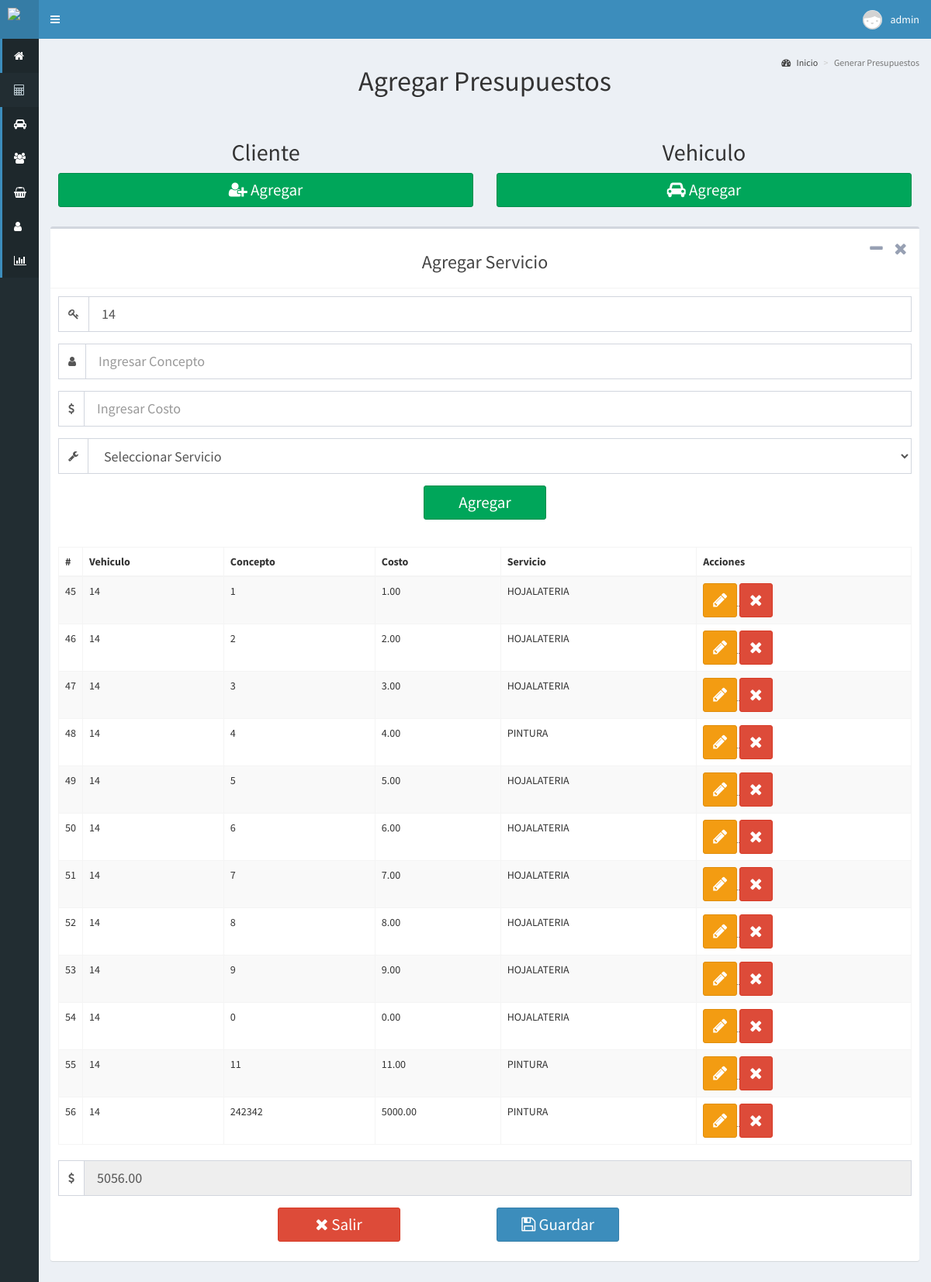
The app's page /presupuesto (signed in) with its own data.
### tables this page shows
CREATE TABLE `servicio` (
  `codigo` int(11) NOT NULL,
  `concepto` text DEFAULT NULL,
  `costo` decimal(10,2) DEFAULT NULL,
  `tipo` varchar(80) DEFAULT NULL,
  `Id_v` int(11) DEFAULT NULL
);

### controladores/plantilla.controlador.php (called while the page is built)
<?php
class ControladorPlantilla{
	public static function ctrPlantilla(){
		include "vistas/plantilla.php";
	}
}

### index.php (called while the page is built, shortened)
<?php
require_once "controladores/plantilla.controlador.php";
require_once "controladores/vehiculos.controlador.php";
require_once "controladores/servicio.controlador.php";
require_once "modelos/vehiculos.modelo.php";
require_once "modelos/servicio.modelo.php";
$plantilla = new ControladorPlantilla();
$plantilla -> ctrPlantilla();

### controladores/vehiculos.controlador.php (called while the page is built, shortened)
<?php
class ControladorVehiculos{
    public static function ctrMostrarVehiculo2($item){
        $tabla = "vehiculo";
        $respuesta = ModeloVehiculos::MdlMostrarVehiculo2($tabla,$item);
        return $respuesta;
    }
}

### modelos/conexion.php (called while the page is built)
<?php
class Conexion{
	 public static function conectar(){
		$link = new PDO("mysql:host=localhost;dbname=luismart",
			            "root",
			            "");
		$link -> exec("set names utf8");
		return $link;
	}
}

### modelos/vehiculos.modelo.php (called while the page is built, shortened)
<?php
require_once "conexion.php";
class ModeloVehiculos
{
	public static function MdlMostrarVehiculo2($tabla, $item)
	{
		if ($item == null) {
			$stmt = Conexion::conectar()->prepare("SELECT MAX(id_v) FROM $tabla");
			$stmt->execute();
			return $stmt->fetch();
		}
	}
}

### controladores/servicio.controlador.php (called while the page is built, shortened)
<?php
class ControladorServicios
{
    public static function ctrMostrarServicio($item, $valor)
    {
        $tabla = "servicio";
        $respuesta = ModeloServicio::MdlMostrarServicio($tabla, $item, $valor);
        return $respuesta;
    }
    public static function ctrMostrarServicio2($item)
    {
        $tabla = "servicio";
        $respuesta = ModeloServicio::MdlMostrarServicio2($tabla, $item);
        return $respuesta;
    }
}

### modelos/servicio.modelo.php (called while the page is built, shortened)
<?php
require_once "conexion.php";
class ModeloServicio
{
	public static function MdlMostrarServicio($tabla, $item, $valor)
	{
		if ($item != null) {
			$stmt = Conexion::conectar()->prepare(
				"SELECT * FROM $tabla WHERE $item = :$item"
			);
			$stmt->bindParam(":" . $item, $valor, PDO::PARAM_STR);
			$stmt->execute();
			return $stmt->fetch();
		} else {
			$stmt = Conexion::conectar()->prepare(
				"SELECT * FROM $tabla as s
				inner join `vehiculo` as v
				on v.id_v = s.Id_v
				where s.Id_v = (SELECT max(Id_v) from `vehiculo`)"
			);
			$stmt->execute();
			return $stmt->fetchAll();
		}
	}
	public static function MdlMostrarServicio2($tabla, $item)
	{
		if ($item == null) {
			$stmt = Conexion::conectar()->prepare(
				"SELECT SUM(costo) FROM $tabla as s
			inner join `vehiculo` as v
			on v.id_v = s.Id_v
			where s.Id_v = (SELECT max(Id_v) from `vehiculo`);"
			);
			$stmt->execute();
			return $stmt->fetchAll();
		}
	}
}

### vistas/modulos/presupuesto.php (the view, shortened to what this page needs)
<div class="content-wrapper">
  <section class="content-header">
    <div class="row">
      <div class="col">
        <h1 class="text-center">
          Agregar Presupuestos
        </h1>
      </div>
    </div>
    <ol class="breadcrumb">
      <li><a href="#"><i class="fa fa-dashboard"></i> Inicio</a></li>
      <li class="active">Generar Presupuestos</li>
    </ol>
  </section>
  <section class="content">
    <div class="box-body">
      <div class="row">
        <div class="col-md-6">
          <div class="form-group ">
            <h2 class="text-center">Cliente</h2>
            <abbr id="toltipx" title="Agregar cliente">
              <button class="btn btn-block btn-success" data-toggle="modal" data-target="#modalAgregarC"><i class="fa fa-user-plus" aria-hidden="true"></i> Agregar</button>
            </abbr>
          </div>
        </div>
        <div class="col-md-6">
          <div class="form-group">
            <h2 class="text-center">Vehiculo</h2>
            <abbr id="toltipx" title="Agregar vehículo">
              <button class="btn btn-block btn-success" data-toggle="modal" data-target="#modalAgregarV"><i class="fa fa-car" aria-hidden="true"></i> Agregar</button>
            </abbr>
          </div>
        </div>
      </div>
    </div>
    <div class="box">
      <div class="box-header with-border">
        <h3 class="text-center">Agregar Servicio</h3>
        <div class="box-tools pull-right">
          <button type="button" class="btn btn-box-tool" data-widget="collapse" data-toggle="tooltip" title="Collapse">
            <i class="fa fa-minus"></i></button>
          <button type="button" class="btn btn-box-tool" data-widget="remove" data-toggle="tooltip" title="Remove">
            <i class="fa fa-times"></i></button>
        </div>
      </div>
      <div class="box-body">
        <form role="form" method="post" enctype="multipart/form-darta">
          <div class="form-group">
            <div class="input-group">
              <span class="input-group-addon"><i class="fa fa-key"></i></span>
              <abbr id="toltipx" title="Ingrese el ID del vehiculo">
                <?php
                $item = null;
                $vehiculo = ControladorVehiculos::ctrMostrarVehiculo2($item);
                echo '<input type="number" class="form-control input-lg" name="nuevoV" placeholder="Ingresar Id Vehiculo" value="' . $vehiculo[0] . '" required>'
                ?>
              </abbr>
            </div>
          </div>
          <div class="form-group">
            <div class="input-group">
              <span class="input-group-addon"><i class="fa fa-user"></i></span>
              <abbr id="toltipx" title="Agregue una descripción del servicio">
                <input type="text" class="form-control input-lg" name="nuevoConcepto" placeholder="Ingresar Concepto" required onkeyup="mayus(this);">
              </abbr>
            </div>
          </div>
          <div class="form-group">
            <div class="input-group">
              <span class="input-group-addon"><i class="fa fa-usd"></i></span>
              <abbr id="toltipx" title="Agregue el costo del servicio">
                <input type="number" class="form-control input-lg" name="nuevoCosto" placeholder="Ingresar Costo" required>
              </abbr>
            </div>
          </div>
          <div class="form-group">
            <div class="input-group">
              <span class="input-group-addon"><i class="fa fa-wrench"></i></span>
              <abbr id="toltipx" title="Seleccione el servicio a dar">
                <select class="form-control input-lg" name="nuevoServicio">
                  <option value="">Seleccionar Servicio</option>
                </select>
              </abbr>
            </div>
          </div>
          <div class="row justify-content-center">
            <div class="col-md-2 col-md-offset-5">
              <div class="form-group">
                <abbr id="toltipx" title="Agregar servicio">
                  <button type="submit" class="btn btn-block btn-success">Agregar</button>
                </abbr>
              </div>
            </div>
          </div>
        </form>
      </div>
      <div class="box-body">
        <table class="table table-bordered table-striped dt-responsive tablas" width="100%">
          <thead>
            <tr>
              <th style="width: 10px">#</th>
              <th>Vehiculo</th>
              <th>Concepto</th>
              <th>Costo</th>
              <th>Servicio</th>
              <th>Acciones</th>
            </tr>
          </thead>
          <tbody>
            <?php
            $item = null;
            $valor = null;
            $clientes = ControladorServicios::ctrMostrarServicio($item, $valor);
            foreach ($clientes as $key => $value) {
              echo '<tr>
                  <td>' . $value["codigo"] . '</td>
                  <td>' . $value["Id_v"] . '</td>
                  <td>' . $value["concepto"] . '</td>
                  <td>' . $value["costo"] . '</td>
                  <td>' . $value["tipo"] . '</td>
                  <td>
                    <div class="btn-group">
                      <abbr id="toltipx" title="Editar servicio">
                      <button class="btn btn-warning btnEditarServicio" idServicio="' . $value["codigo"] . '" data-toggle="modal" data-target="#modalEditarServicio"><i class="fa fa-pencil"></i></button>
                      </abbr>
                      <abbr id="toltipx" title="Cancelar servicio">
                      <button class="btn btn-danger btnEliminarServicio" idServicio="' . $value["codigo"] . '"><i class="fa fa-times"></i></button>
                      </abbr>
                    </div>
                  </td>
                </tr>';
            }
            ?>
          </tbody>
        </table>
      </div>
      <div class="box-body">
        <form role="form" method="post" enctype="multipart/form-darta">
          <div class="form-group">
            <div class="input-group">
              <span class="input-group-addon"><i class="fa fa-usd"></i></span>
              <abbr id="toltipx" title="Costo total del presupuesto">
                <?php
                $item = null;
                $total = ControladorServicios::ctrMostrarServicio2($item);
                echo '
                <input type="text" class="form-control input-lg" name="nuevoTotal"
                placeholder="Total del presupuesto" value="' . $total[0][0] . '" disabled required>'
                ?>
              </abbr>
            </div>
          </div>
          <div class="row justify-content-center">
            <div class="col-md-2 col-md-offset-3">
              <div class="form-group">
                <abbr id="toltipx" title="Cancelar presupuesto">
                  <button type="button" class="btn btn-block btn-danger"><i class="fa fa-times" aria-hidden="true"></i> Salir</button>
                </abbr>
              </div>
            </div>
            <div class="col-md-2 col-md-offset-1">
              <div class="form-group">
                <abbr id="toltipx" title="Guardar presupuesto">
                  <button type="submit" name="btn1" class="btn btn-block btn-primary"><i class="fa fa-floppy-o" aria-hidden="true"></i> Guardar</button>
                </abbr>
              </div>
            </div>
          </div>
        </form>
      </div>
    </div>
  </section>
</div>

### vistas/plantilla.php (shortened to what this page needs)
<!DOCTYPE html>
<html>
<head>
  <link rel="stylesheet" href="vistas/bower_components/bootstrap/dist/css/bootstrap.min.css">
  <link rel="stylesheet" href="vistas/bower_components/font-awesome/css/font-awesome.min.css">
  <link rel="stylesheet" href="vistas/bower_components/Ionicons/css/ionicons.min.css">
  <link rel="stylesheet" href="vistas/dist/css/AdminLTE.css">
  <link rel="stylesheet" href="vistas/dist/css/skins/_all-skins.min.css">
  <link rel="stylesheet" href="vistas/bower_components/datatables.net-bs/css/dataTables.bootstrap.min.css">
  <link rel="stylesheet" href="vistas/bower_components/datatables.net-bs/css/responsive.bootstrap.min.css">
  <link rel="stylesheet" href="vistas/css/style.css">
</head>
<body class="hold-transition skin-blue sidebar-collapse sidebar-mini login-page">
  <?php
  if (isset($_SESSION["iniciarSesion"]) && $_SESSION["iniciarSesion"] == "ok") {
    echo '<div class="wrapper">';
    include "modulos/cabezote.php";
    include "modulos/menu.php";
    if (isset($_GET["ruta"])) {
      if (
        $_GET["ruta"] == "inicio" ||
        $_GET["ruta"] == "presupuesto" ||
        $_GET["ruta"] == "ver-presupuestos" ||
        $_GET["ruta"] == "vehiculos" ||
        $_GET["ruta"] == "clientes" ||
        $_GET["ruta"] == "ventas" ||
        $_GET["ruta"] == "usuarios" ||
        $_GET["ruta"] == "reportes" ||
        $_GET["ruta"] == "salir"
      ) {
        include "modulos/" . $_GET["ruta"] . ".php";
      } else {
        include "modulos/404.php";
      }
    } else {
      include "modulos/inicio.php";
    }
    echo '</div>';
  } else {
    include "modulos/login.php";
  }
  ?>
</body>
</html>

### vistas/modulos/cabezote.php (shortened to what this page needs)
<header class="main-header">
  	<a href="inicio" class="logo">
  		<span class="logo-mini">
  			<img src="vistas/img/plantilla/icono-blanco2.png" class="img-responsive"
  			 style="padding: 10px">
  		</span>
  	</a>
  	<nav class="navbar navbar-static-top" role="navegation">
  		<a href="#" class="sidebar-toggle" data-toggle="push-menu" role="button">
  		</a>
  		<div class="navbar-custom-menu">
  			<ul class="nav navbar-nav">
  				<li class="dropdown user user-menu">
  					<a href="#" class="dropdown-toggle" data-toggle="dropdown">
              <?php
                if($_SESSION["foto"]!= ""){
                  echo '<img src="'.$_SESSION["foto"].'" class="user-image">';
                }else{
                  echo '<img src="vistas/img/usuarios/default/anonymous.png" class="user-image">';
                }
              ?>
  						<span class="hidden-xs"><?php echo $_SESSION["nombre"]; ?></span>
  					</a>
  				</li>
  			</ul>
  		</div>
  	</nav>
</header>

### vistas/modulos/menu.php (shortened to what this page needs)
<aside class="main-sidebar">
	<section class="sidebar">
		<ul class="sidebar-menu">
			<li class="active">
				<a href="inicio">
					<i class="fa fa-home"></i>
				</a>
			</li>
			<li class="treeview">
				<a href="">
					<i class="fa fa-calculator"></i>
				</a>
			</li>
			<li class="active">
				<a href="vehiculos">
					<i class="fa fa-car"></i>
				</a>
			</li>
			<li class="active">
				<a href="clientes">
					<i class="fa fa-users"></i>
				</a>
			</li>
			<li class="active">
				<a href="ventas">
					<i class="fa fa-shopping-basket"></i>
				</a>
			</li>
			<li class="active">
				<a href="usuarios">
					<i class="fa fa-user"></i>
				</a>
			</li>
			<li class="active">
				<a href="reportes">
					<i class="fa fa-bar-chart"></i>
				</a>
			</li>
		</ul>
	</section>
</aside>

### vistas/css/style.css (style rules this page uses)
#toltipx { text-decoration: none; }
.btn { font-size: 1.5em; }

### records on screen
servicio: codigo "45", Id_v "14", concepto "1", costo "1.00", tipo "HOJALATERIA"
servicio: codigo "46", Id_v "14", concepto "2", costo "2.00", tipo "HOJALATERIA"
servicio: codigo "47", Id_v "14", concepto "3", costo "3.00", tipo "HOJALATERIA"
servicio: codigo "48", Id_v "14", concepto "4", costo "4.00", tipo "PINTURA"
servicio: codigo "49", Id_v "14", concepto "5", costo "5.00", tipo "HOJALATERIA"
servicio: codigo "50", Id_v "14", concepto "6", costo "6.00", tipo "HOJALATERIA"
servicio: codigo "51", Id_v "14", concepto "7", costo "7.00", tipo "HOJALATERIA"
servicio: codigo "52", Id_v "14", concepto "8", costo "8.00", tipo "HOJALATERIA"
servicio: codigo "53", Id_v "14", concepto "9", costo "9.00", tipo "HOJALATERIA"
servicio: codigo "54", Id_v "14", concepto "0", costo "0.00", tipo "HOJALATERIA"
servicio: codigo "55", Id_v "14", concepto "11", costo "11.00", tipo "PINTURA"
servicio: codigo "56", Id_v "14", concepto "242342", costo "5000.00", tipo "PINTURA"

### other values on screen
$_SESSION["nombre"] "admin"
